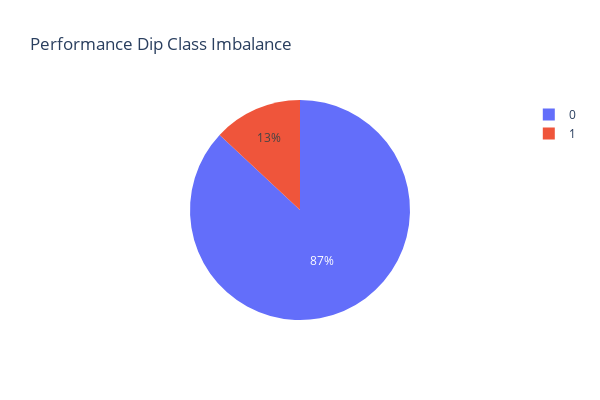

The cell this chart's notebook holds for it:
### Code cell
ID = 'Player'
Time = 'Week'
minCarries = 6
performance_cols = [
    'Fantasy_Pts','Fantasy_FantPt','Fantasy_PPR','Fantasy_DKPt','Fantasy_FDPt',
    'Rushing_Att','Rushing_Yds','Rushing_YPC','Rushing_TD',
    'Rushing_FirstDown','Rushing_Succ%','Rushing_FirstDown_Bin',
    'Team_Pts','Opp_Pts','Score_Diff','ScoreDiff_1','ScoreDiff_2','ScoreDiff_3','ScoreDiff_4',
    'Rolling_Avg_Rush_Att','Rolling_Avg_YPC','Rolling_Avg_RushYds','PercentChange','Weekly_Bin'
]

#Percent Change Variable compares current performance against previous weeks rolling average
weekly_stats_clean2['PercentChange'] = (weekly_stats_clean2['Rushing_YPC'] - weekly_stats_clean2['Rolling_Avg_YPC'])/weekly_stats_clean2['Rolling_Avg_YPC']

#Resetting index to start creating predictive target 
stats_all = weekly_stats_clean2.sort_values([ID, Time]).reset_index(drop=True).copy()

#Establishing chronological cutoffs for training, validation and testing dataset
train_mask = stats_all['Year'] <= 2021
val_mask   = stats_all['Year'] == 2022
test_mask  = stats_all['Year'] >= 2023

#Computing training & testing data split
print(f"Training Data Split:\n {(train_mask.count())/(weekly_stats_clean2.count())}")
print(f"Testing Data Split: \n {test_mask.count()/(weekly_stats_clean2.count())}")


#Threshold is made solely from training data to ensure no leakage
train_threshold = stats_all.loc[train_mask, 'PercentChange'].quantile(0.25)

#Defining minimum number of carries for following week to allow prediction
nextweek_minCarries = stats_all.groupby(ID)['Rushing_Att'].shift(-1) >=minCarries

#Predictive target feature (Performance Dip) definition:
stats_all['PerformanceDip'] = (
    (stats_all.groupby(ID)['PercentChange'].shift(-1) <= train_threshold) & nextweek_minCarries
).astype(int)

#Shifting all performance features by 1
for c in performance_cols:
    if c in stats_all.columns:
        stats_all[c] = stats_all.groupby(ID)[c].shift(1)

#Dropping Null values that came from shift and keeping only necessary columns for modeling
keep_cols = [c for c in performance_cols if c in stats_all.columns] + ['PerformanceDip', ID, 'Year']
df_model  = stats_all.dropna(subset=[c for c in performance_cols if c in stats_all.columns] + ['PerformanceDip'])[keep_cols]

#Rebuilding the training/validation/testing data following the dataset cleanup
train_idx = df_model['Year'] <= 2021
val_idx   = df_model['Year'] == 2022
test_idx  = df_model['Year'] >= 2023


#Making the x/y splits for logistic regression model, dropping player (ID) column + Year that no longer serves a purpose for modeling
x_train_lr = df_model.loc[train_idx].drop(columns=['PerformanceDip', ID, 'Year'], errors='ignore')
y_train_lr = df_model.loc[train_idx]['PerformanceDip']

x_val_lr   = df_model.loc[val_idx].drop(columns=['PerformanceDip', ID, 'Year'], errors='ignore')
y_val_lr   = df_model.loc[val_idx]['PerformanceDip']

x_test_lr  = df_model.loc[test_idx].drop(columns=['PerformanceDip', ID, 'Year'], errors='ignore')
y_test_lr  = df_model.loc[test_idx]['PerformanceDip']

#Calculating outlier thresholds using only training data to prevent leakage
rushingYards_outlier= x_train_lr['Rushing_Yds'].quantile(0.995) if 'Rushing_Yds' in x_train_lr else None
rollingAvg_rushYds_outlier = x_train_lr['Rolling_Avg_RushYds'].quantile(0.995) if 'Rolling_Avg_RushYds' in x_train_lr else None

#Using outlier thresholds computed from training dataset to define extreme outlier conditions in the dataset to exclude for model training
def outlier_mask(df):
    m = pd.Series(False, index=df.index)
    if {'Rolling_Avg_Rush_Att','Rolling_Avg_YPC','Rushing_Yds','Rolling_Avg_RushYds'}.issubset(df.columns):
        rush_att_con = df['Rolling_Avg_Rush_Att'] > 30
        ypc_con      = df['Rolling_Avg_YPC'] > 20
        cond1 = (df['Rushing_Yds'] >= df['Rolling_Avg_RushYds'] * 3)
        cond2 = pd.Series(False, index=df.index)
        if rushingYards_outlier is not None:
            cond2 |= (df['Rushing_Yds'] > rushingYards_outlier)
        if rollingAvg_rushYds_outlier is not None:
            cond2 |= (df['Rolling_Avg_RushYds'] > rollingAvg_rushYds_outlier)
        rush_yds_con1 = cond1 & cond2
        rush_yds_con2 = df['Rushing_Yds'] > 250
        m = rush_att_con & ypc_con & rush_yds_con1 & rush_yds_con2
    return m

mask_train = outlier_mask(x_train_lr)
mask_val   = outlier_mask(x_val_lr)   
mask_test  = outlier_mask(x_test_lr)

#Dropping extreme outlier rows
x_train_lr = x_train_lr[~mask_train]
x_val_lr   = x_val_lr[~mask_val]
x_test_lr  = x_test_lr[~mask_test]

counts = {
    "train": len(x_train_lr),
    "val":   len(x_val_lr),
    "test":  len(x_test_lr)
}
total = sum(counts.values())
for k,v in counts.items():
    print(f"{k}: {100*v/total:.2f}%")


#Redefining target column to match index of newly filtered x partitioned dataset
y_train_lr = y_train_lr.loc[x_train_lr.index]
y_val_lr   = y_val_lr.loc[x_val_lr.index]
y_test_lr  = y_test_lr.loc[x_test_lr.index]



fig = px.pie(y_train_lr, names='PerformanceDip', title='Performance Dip Class Imbalance', width=600, height=400)
fig.show()

### Figure 1 — Plotly figure (JSON) as saved in the notebook; plotly's stock layout.template omitted (floating-point values rounded to 4 significant figures; data arrays with more than 128 entries replaced by an {"elided": "..."} marker saying what was removed)
{"data": [{"domain": {"x": [0, 1], "y": [0, 1]}, "hovertemplate": "PerformanceDip=%{label}<extra></extra>", "labels": {"elided": "8238 int values"}, "legendgroup": "", "name": "", "showlegend": true, "type": "pie"}], "layout": {"height": 400, "legend": {"tracegroupgap": 0}, "title": {"text": "Performance Dip Class Imbalance"}, "width": 600}}
